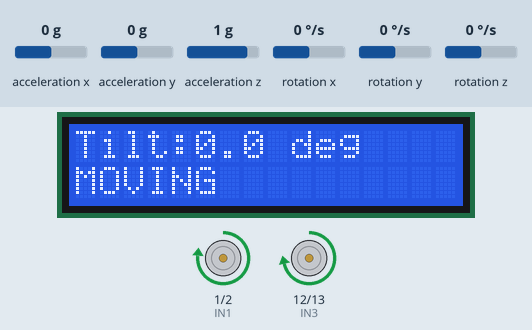
Bench run of a sketch on a simulated Arduino Uno, built with avr-gcc and run on an emulated ATmega328P. On the bench: 16×2 character LCD, motor-driver pin pairs drawn as motors (green arrow = first pin HIGH = forward, orange = second pin HIGH = backward, longer = more drive, scaled by the enable pin). Wiring (inferred from the names in the program): MPU-6050 motion sensor at I2C address 0x68. The test bench sets the inputs (shaded band); at power-on: acceleration x 0 g, rotation x 0 °/s, acceleration y 0 g, acceleration z 1 g, rotation y 0 °/s, rotation z 0 °/s.

Above: at 2.2 s.
2.3 s: acceleration x set to -1.4 g
At 3.2 s:
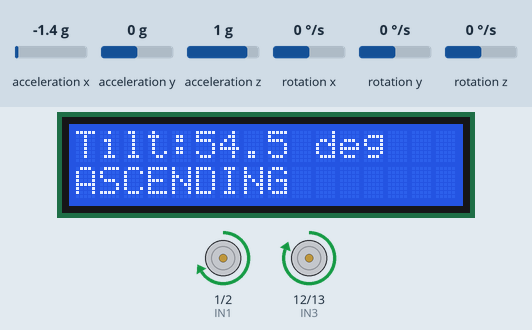
4.3 s: acceleration x set to -0.2 g
At 5.1 s:
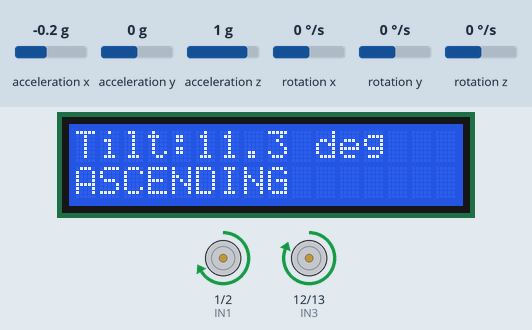
6.0 s: acceleration x set to 0.1 g
At 7.5 s:
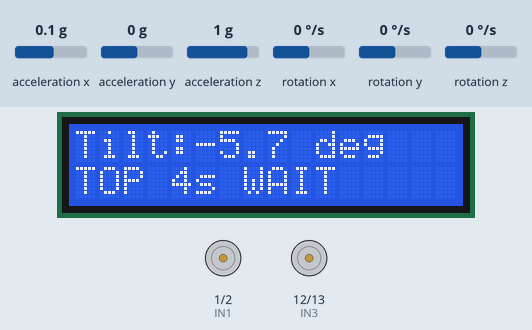
7.8 s: rotation x set to -192 °/s
At 10.8 s:
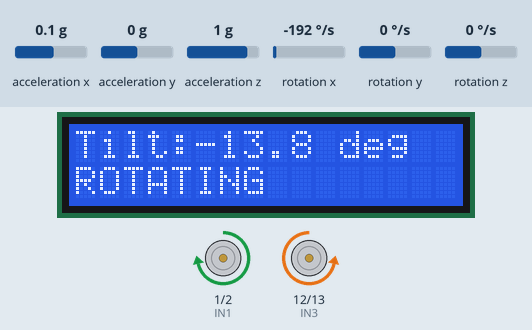
Timing chart, 0 to 13.9 s (numbered marks = the images above; inputs shaded):
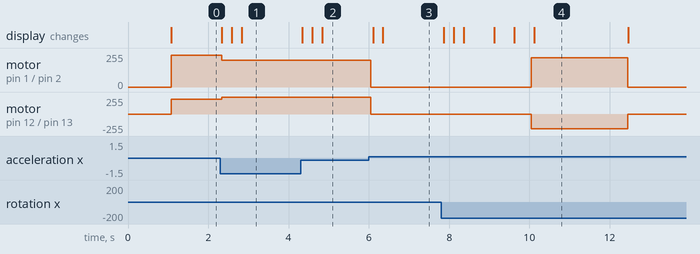

The sketch:

MPU6050.ino
```cpp
#include <Wire.h>
#include <LiquidCrystal.h>

// ================= LCD =================
LiquidCrystal lcd(8, 9, 4, 5, 6, 7);

// ================= Motors =================
const int ENA = 3;
const int IN1 = 1;
const int IN2 = 2;

const int ENB = 11;
const int IN3 = 12;
const int IN4 = 13;

// ================= MPU6050 =================
const int MPU = 0x68;
long accX, accY, accZ;
long gyroX, gyroY, gyroZ;

float pitch = 0;
float elapsedTime, currentTime, previousTime;

// ================= TIMERS =================
unsigned long lcdTimer = 0;
unsigned long stateTimer = 0;

// ================= STATES =================
enum RobotState { MOVING_FORWARD, ASCENDING_RAMP, STOP_TOP, ROTATE_360, MOVING_DOWN, FINAL_STOP };
RobotState robotState = MOVING_FORWARD;

bool hasClimbed = false;

// ===== NEW VARIABLE: max angle =====
float maxAngle = 0;

// ============ SMOOTHING ============
float smoothAngle(float input) {
  static float buffer[10] = {0};
  static int index = 0;

  buffer[index] = input;
  index = (index + 1) % 10;

  float sum = 0;
  for (int i = 0; i < 10; i++) sum += buffer[i];

  return sum / 10.0;
}

// ============ GET TILT ANGLE (UNCHANGED) ============
float getTiltAngle() {
  Wire.beginTransmission(MPU);
  Wire.write(0x3B);
  Wire.endTransmission(false);
  Wire.requestFrom(MPU, 14, true);

  accX = (Wire.read() << 8) | Wire.read();
  accY = (Wire.read() << 8) | Wire.read();
  accZ = (Wire.read() << 8) | Wire.read();
  gyroX = (Wire.read() << 8) | Wire.read();
  gyroY = (Wire.read() << 8) | Wire.read();
  gyroZ = (Wire.read() << 8) | Wire.read();

  float accAngleY = atan(-accX / sqrt(pow(accY, 2) + pow(accZ, 2))) * 180.0 / PI;
  float gyroRateY = gyroY / 131.0;
  pitch = 0.95 * (pitch + gyroRateY * elapsedTime) + 0.05 * accAngleY;

  currentTime = millis();
  elapsedTime = (currentTime - previousTime) * 0.001;
  if (elapsedTime <= 0) elapsedTime = 0.001;
  previousTime = currentTime;

  return pitch;
}

// ============ MOTOR FUNCTIONS ============
void moveForwardFunc() {
  digitalWrite(IN1, HIGH); digitalWrite(IN2, LOW); analogWrite(ENA, 240);
  digitalWrite(IN3, HIGH); digitalWrite(IN4, LOW); analogWrite(ENB, 220);
}

void moveSlowFunc() {
  digitalWrite(IN1, HIGH); digitalWrite(IN2, LOW); analogWrite(ENA, 180);
  digitalWrite(IN3, HIGH); digitalWrite(IN4, LOW); analogWrite(ENB, 160);
}

void ascendingFunc() {
  digitalWrite(IN1, HIGH); digitalWrite(IN2, LOW); analogWrite(ENA, 200);
  digitalWrite(IN3, HIGH); digitalWrite(IN4, LOW); analogWrite(ENB, 255);
}

void stopMotorsFunc() {
  analogWrite(ENA, 0); analogWrite(ENB, 0);
  digitalWrite(IN1, LOW); digitalWrite(IN2, LOW);
  digitalWrite(IN3, LOW); digitalWrite(IN4, LOW);
}

void rotate360Func() {
  digitalWrite(IN1, HIGH); digitalWrite(IN2, LOW); analogWrite(ENA, 220);
  digitalWrite(IN3, LOW);  digitalWrite(IN4, HIGH); analogWrite(ENB, 220);
}

// ================= SETUP =================
void setup() {
  Wire.begin();
  Wire.setWireTimeout(3000, true);

  Wire.beginTransmission(MPU);
  Wire.write(0x6B);
  Wire.write(0);
  Wire.endTransmission(true);

  lcd.begin(16, 2);

  pinMode(ENA, OUTPUT);
  pinMode(IN1, OUTPUT);
  pinMode(IN2, OUTPUT);

  pinMode(ENB, OUTPUT);
  pinMode(IN3, OUTPUT);
  pinMode(IN4, OUTPUT);

  previousTime = millis();

  lcd.print("System Ready");
  delay(1000);
  lcd.clear();
}

// ============ LOOP ============
void loop() {
  float rawAngle = getTiltAngle();
  float angle = smoothAngle(rawAngle);

  // ====== UPDATE MAX ANGLE ======
  if (angle > maxAngle) maxAngle = angle;

  // ===== LCD Update =====
  if (millis() - lcdTimer > 250) {
    lcdTimer = millis();

    lcd.setCursor(0, 0);
    lcd.print("Tilt:");
    lcd.print(angle, 1);
    lcd.print(" deg   ");

    lcd.setCursor(0, 1);
    switch (robotState) {
      case MOVING_FORWARD: lcd.print("MOVING        "); break;
      case ASCENDING_RAMP: lcd.print("ASCENDING     "); break;
      case STOP_TOP:       lcd.print("TOP 4s WAIT   "); break;
      case ROTATE_360:     lcd.print("ROTATING      "); break;
      case FINAL_STOP:     lcd.print("STOPPED       "); break;
    }
  }

  // ===== STATE MACHINE =====
  switch (robotState) {

    case MOVING_FORWARD:
      moveForwardFunc();
      if (angle > 20.0) {
        robotState = ASCENDING_RAMP;
        hasClimbed = false;
      }
      break;

    case ASCENDING_RAMP:
      ascendingFunc();
      if (angle > 20.0) hasClimbed = true;
      if (hasClimbed && angle < 2.0) {
        robotState = STOP_TOP;
        stateTimer = millis();
      }
      break;

    case STOP_TOP:
      stopMotorsFunc();
      if (millis() - stateTimer >= 4000) {
        robotState = ROTATE_360;
        stateTimer = millis();
      }
      break;

    case ROTATE_360:
      rotate360Func();
      if (millis() - stateTimer >= 2400) {
        robotState = FINAL_STOP;
      }
      break;

    case FINAL_STOP:
      stopMotorsFunc();
        lcd.clear();
        lcd.setCursor(0, 0);
        lcd.print("MAX ANGLE:");
        lcd.print(maxAngle-7, 1);
      break;
  }
}
```

Measured:
- the behaviour switches between -0.1 and 0 g on acceleration x (found by bisection; images 2 and 3)
- after the input at 2.3 s, motor on pin 1 (IN1) / pin 2 (IN2): forward 240/255 → forward 200/255 at once; motor on pin 12 (IN3) / pin 13 (IN4): forward 220/255 → forward 255/255 at once; the display: first changes at once (image 1 shows a later state)
- after the input at 4.3 s, the display: first changes at once (image 2 shows a later state)
- after the input at 6.0 s, motor on pin 1 (IN1) / pin 2 (IN2): forward 200/255 → stopped after 0.05 s; motor on pin 12 (IN3) / pin 13 (IN4): forward 255/255 → stopped after 0.05 s; the display: first changes after 0.10 s (image 3 shows a later state)
